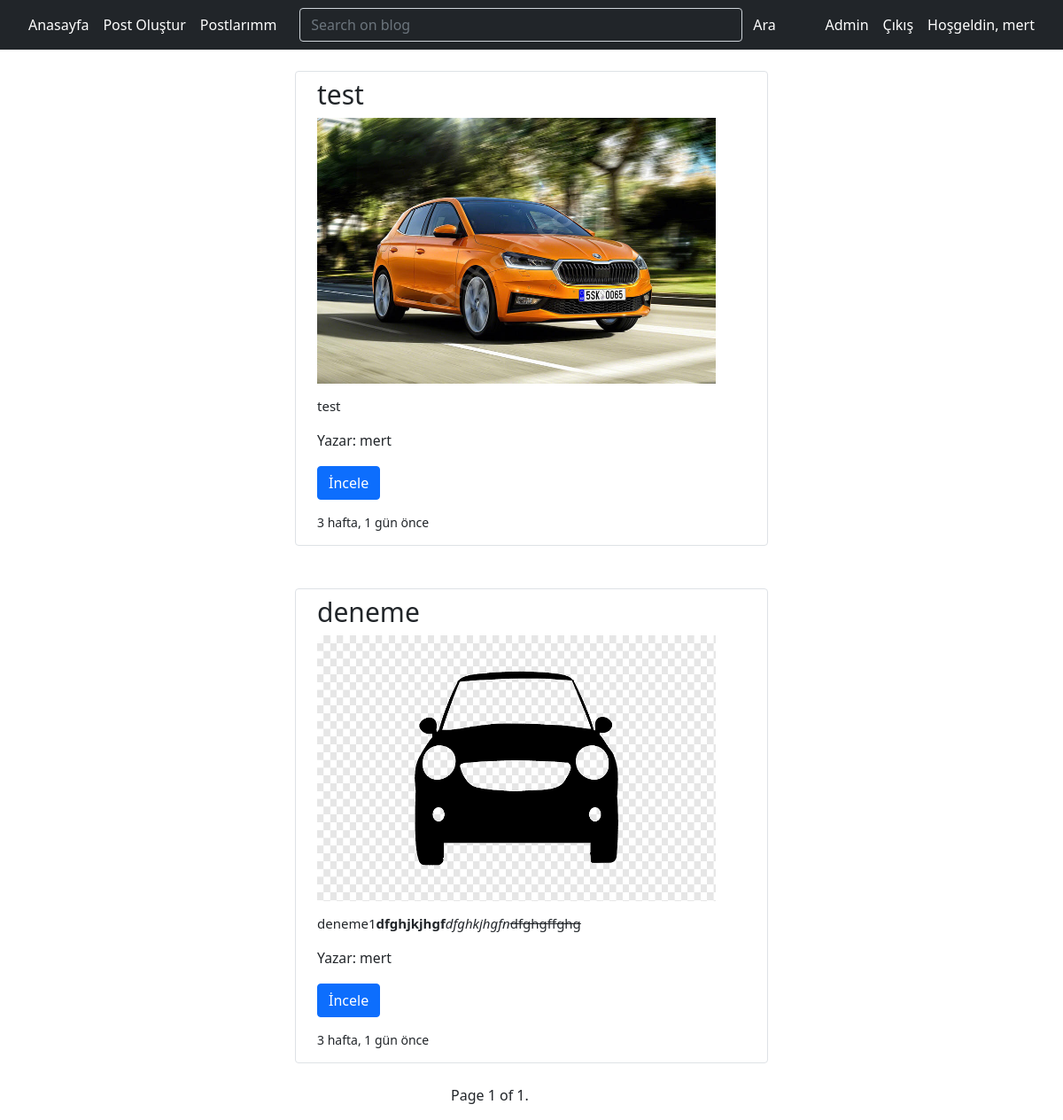
The page /post/myposts/ (signed in) on the database as committed earlier.
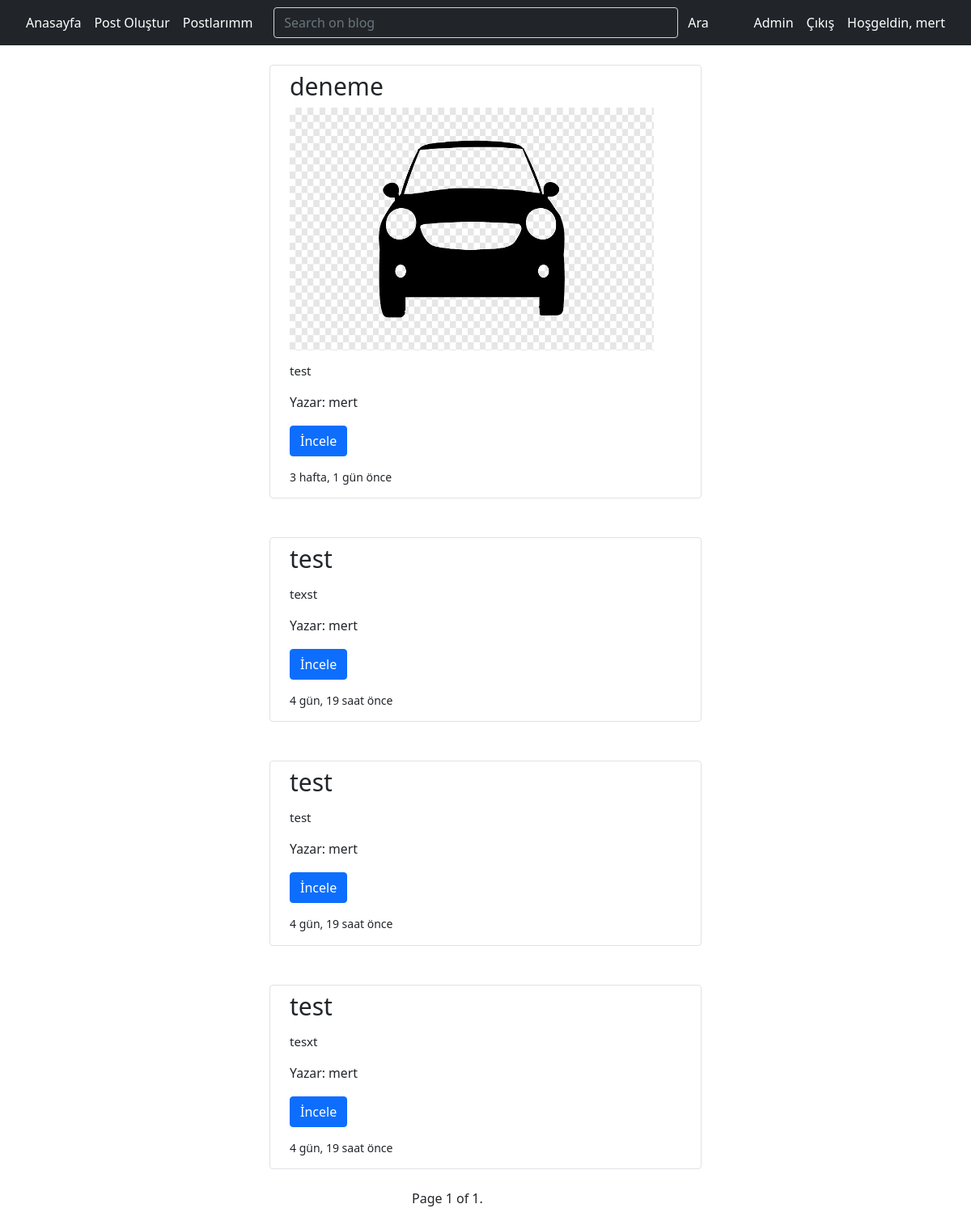
The same page on the database as committed later.
### post/models.py (models this page shows, shortened)
class Post(models.Model):
    user = models.ForeignKey('auth.User', verbose_name='Yazar', on_delete=models.CASCADE, related_name='posts')
    title = models.CharField(max_length=200, verbose_name="Başlık")
    content = RichTextField(max_length=1000, verbose_name="İçerik")
    publishing_date = models.DateTimeField(verbose_name="Yayınlanma Tarihi", auto_now_add=True)
    image = models.FileField(null=True, blank=True)
    slug = models.SlugField(unique=True, editable=False, max_length=130)
    class Meta:
        ordering = ['-publishing_date']
    def get_absolute_url(self):
        return reverse('post:detail', kwargs={'slug': self.slug})

### post/views.py (the view)
# urls.py: path('myposts/', my_posts, name="myposts")
def my_posts(request):
    queryset = Post.objects.filter(user=request.user).order_by('publishing_date')
    paginator = Paginator(object_list=queryset, per_page=5)
    user_posts = paginator.page(request.GET.get('page', 1) or 1)
    return render(request=request, template_name="post/index.html", context={'posts': user_posts})

### templates/post/index.html (shortened to what this page needs)
{% extends 'base.html' %}
{% block body %}
    <div class="container">
        <div class="row">
            {% for post in posts %}
            <div class="col-md-6 offset-3 my-4">
                <div class="img-thumbnail px-4 py-2">
                    <div class="caption">
                        <h3 style="font-size: 30px">{{post.title}}</h3>
                        {% if post.image %}
                            <img width="450" height="300" src="{{ post.image.url }}" class="img-responsive" alt="">
                        {% endif %}
                        <h1 style="font-size:15px">{{ post.content|safe|linebreaks|truncatechars:150 }}</h1>
                        <p style="font-size: large"><small>Yazar: {{ post.user.get_username }}</small></p>
                        <p><a href="{{ post.get_absolute_url }}" class="btn btn-primary" role="button">İncele</a>
                        <h3 style="font-size: medium"><small>{{ post.publishing_date|timesince }} önce</small></h3>
                    </div>
                </div>
            </div>
            {% endfor %}
            <div class="row">
                <div class="col-md-6 offset-5 ">
                    <nav aria-label="page navigator">
                        <ul class="pagination">
                            <div class="pagination">
                             <span class="step-links">
                                 <span class="current">
                Page {{ posts.number }} of {{ posts.paginator.num_pages }}.
            </span>
                                 </span>
                            </div>
                        </ul>
                    </nav>
                </div>
            </div>
        </div>
    </div>
{% endblock %}

### templates/base.html (shortened to what this page needs)
{% load static %}
<!DOCTYPE html>
<html lang="en">
<head>
    <link href="https://cdn.jsdelivr.net/npm/bootstrap@5.2.0/dist/css/bootstrap.min.css" rel="stylesheet">
    <link href="https://cdn.jsdelivr.net/npm/bootstrap@5.1.3/dist/css/bootstrap.min.css" rel="stylesheet">
    <link rel="stylesheet" href="https://cdn.jsdelivr.net/npm/bootstrap-icons@1.8.0/font/bootstrap-icons.css">
</head>
<body>
{% include 'header.html' %}
{% block body %}
{% endblock %}
</body>
</html>

### templates/header.html (shortened to what this page needs)
<nav class="navbar navbar-expand-sm bg-dark text-bg-light" role="navigation">
    <div class="container-fluid">
    <ul class="nav navbar-nav navbar-right">
        <a class="nav-link active" aria-current="page" href="/" style="color: white">Anasayfa</a>
        {% if request.user.is_authenticated %}
            <a class="nav-link " href="/post/create/" style="color:white">Post Oluştur</a>
        {% endif %}
        {% if request.user.is_authenticated %}
            <a class="nav-link " href="/post/myposts/" style="color:white">Postlarımm</a>
        {% endif %}
    </ul>
        <form class="col-12 col-lg-auto mb-3 mb-lg-0 me-lg-3" role="search" method="GET" action="{% url 'post:index' %}">
            <div class="input-group">
                <label>
                    <input  class="form-control form-control-dark text-bg-dark " type="text" name="q" placeholder="Search on blog" style="width: 500px" value="{{ request.GET.q }}">
                </label>
                <span class="input-group-btn">
            <input class="btn bg-transparent btn-default" type="submit" value="Ara" style="color:white">
                    </span>
            </div>
        </form>
        <ul class="nav navbar-nav navbar-right">
            <div class="collapse navbar-collapse" id="navbarNavDropdown">
                <ul class="navbar-nav ml-auto">
                    {% if request.user.is_authenticated and request.user.is_superuser %}
                        <li class="nav-item " style="align-self: end">
                            <a class="nav-link" href="/admin" style="color: white" >Admin</a>
                        </li>
                    {% endif %}
                    {% if request.user.is_authenticated %}
                        <li><a class="nav-link" href="{% url 'accounts:logout' %}" style="color: white"> Çıkış</a></li>
                        <a class="nav-link" style="color: white"> Hoşgeldin, {{ user.username }}</a>
                    {% else %}
                        <li><a class="nav-link" href="{% url 'accounts:login' %}" style="color: white" > Giriş </a></li>
                        <li><a class="nav-link" href="{% url 'accounts:register' %}" style="color: white" > Üye Ol </a></li>
                    {% endif %}
                </ul>
    </div>
    </div>
</nav>

Rows that differ between the two databases and show on the page:
removed Post: title "test", image (picture), content "test", user.get_username "mert", publishing_date "3 hafta, 1 gün"
changed Post "deneme": content "deneme1 dfghjkjhgf dfghkjhgfn dfghgffghg" → "test"
added Post: title "test", content "texst", user.get_username "mert", publishing_date "4 gün, 19 saat"
added Post: title "test", content "test", user.get_username "mert", publishing_date "4 gün, 19 saat"
added Post: title "test", content "tesxt", user.get_username "mert", publishing_date "4 gün, 19 saat"
